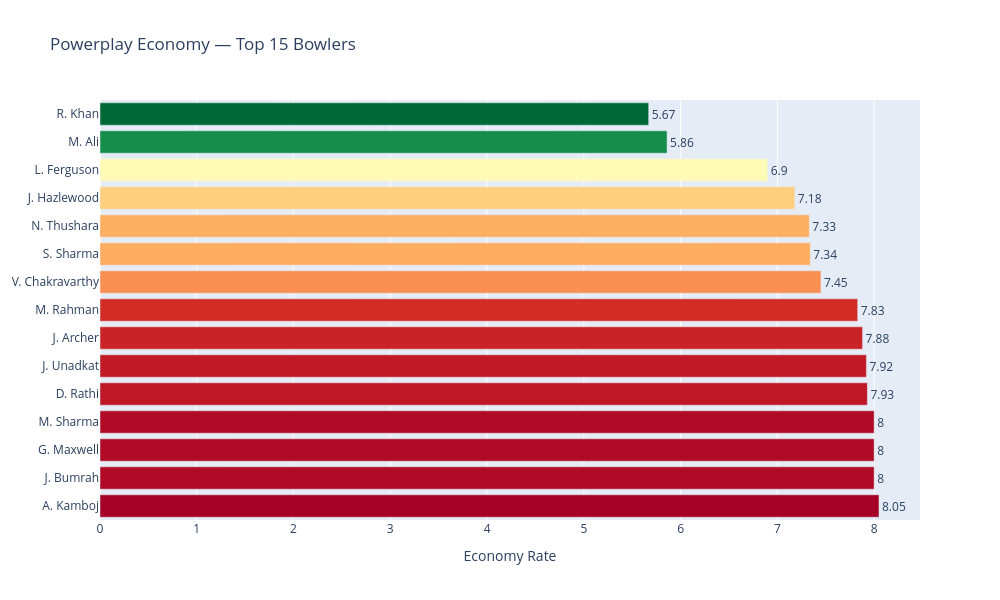

Here is the notebook cell this chart was saved with:
### Code cell
top15_p = pp_bowl.head(15)

fig = go.Figure()

fig.add_trace(go.Bar(
    x=top15_p["pp_econ"],
    y=top15_p["label"],
    orientation="h",
    marker=dict(color=top15_p["pp_econ"], colorscale="RdYlGn_r"),
    text=top15_p["pp_econ"],
    textposition="outside"
))

fig.update_layout(
    title="Powerplay Economy — Top 15 Bowlers",
    xaxis_title="Economy Rate",
    yaxis=dict(autorange="reversed"),
    height=600, width=1000
)

fig.show()

### Figure 1 — Plotly figure (JSON) as saved in the notebook; plotly's stock layout.template omitted (floating-point values rounded to 4 significant figures)
{"data": [{"marker": {"color": [5.67, 5.86, 6.9, 7.18, 7.33, 7.34, 7.45, 7.83, 7.88, 7.92, 7.93, 8.0, 8.0, 8.0, 8.05], "colorscale": [[0, "rgb(0,104,55)"], [0.1, "rgb(26,152,80)"], [0.2, "rgb(102,189,99)"], [0.3, "rgb(166,217,106)"], [0.4, "rgb(217,239,139)"], [0.5, "rgb(255,255,191)"], [0.6, "rgb(254,224,139)"], [0.7, "rgb(253,174,97)"], [0.8, "rgb(244,109,67)"], [0.9, "rgb(215,48,39)"], [1, "rgb(165,0,38)"]]}, "orientation": "h", "text": [5.67, 5.86, 6.9, 7.18, 7.33, 7.34, 7.45, 7.83, 7.88, 7.92, 7.93, 8.0, 8.0, 8.0, 8.05], "textposition": "outside", "type": "bar", "x": [5.67, 5.86, 6.9, 7.18, 7.33, 7.34, 7.45, 7.83, 7.88, 7.92, 7.93, 8.0, 8.0, 8.0, 8.05], "y": ["R. Khan", "M. Ali", "L. Ferguson", "J. Hazlewood", "N. Thushara", "S. Sharma", "V. Chakravarthy", "M. Rahman", "J. Archer", "J. Unadkat", "D. Rathi", "M. Sharma", "G. Maxwell", "J. Bumrah", "A. Kamboj"]}], "layout": {"height": 600, "title": {"text": "Powerplay Economy — Top 15 Bowlers"}, "width": 1000, "xaxis": {"title": {"text": "Economy Rate"}}, "yaxis": {"autorange": "reversed"}}}
